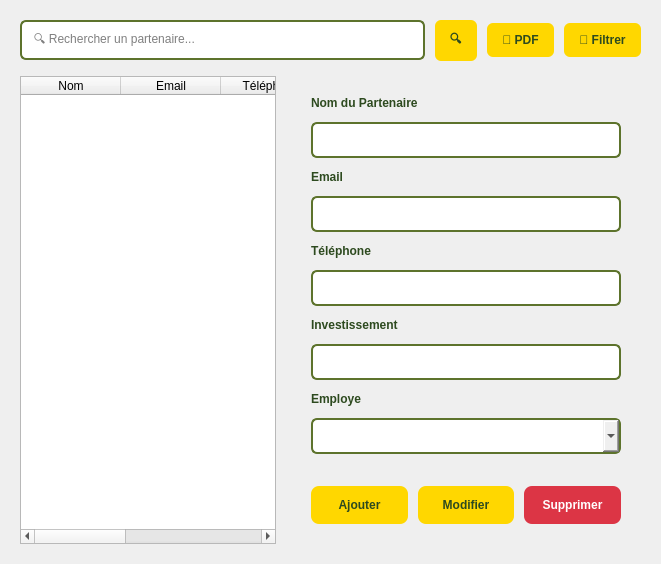
          <widget class="QWidget" name="partnersListTab">
           <attribute name="title">
            <string>Liste des Partenaires</string>
           </attribute>
           <layout class="QVBoxLayout">
            <property name="spacing">
             <number>15</number>
            </property>
            <property name="margin" stdset="0">
             <number>20</number>
            </property>
            <item>
             <layout class="QHBoxLayout">
              <property name="spacing">
               <number>10</number>
              </property>
              <item>
               <widget class="QLineEdit" name="searchpartenaireLineEdit">
                <property name="styleSheet">
                 <string>padding: 10px; border: 2px solid #5d732c; border-radius: 6px;</string>
                </property>
                <property name="placeholderText">
                 <string>🔍 Rechercher un partenaire...</string>
                </property>
               </widget>
              </item>
              <item>
               <widget class="QPushButton" name="searchpartenaireButton">
                <property name="styleSheet">
                 <string>background: #ffd700; color: #2d4a1f; border: none; padding: 10px 15px; border-radius: 6px; font-weight: bold;</string>
                </property>
                <property name="text">
                 <string>🔍</string>
                </property>
               </widget>
              </item>
              <item>
               <widget class="QPushButton" name="exportpartenaireButton">
                <property name="styleSheet">
                 <string>background: #ffd700; color: #2d4a1f; border: none; padding: 10px 15px; border-radius: 6px; font-weight: bold;</string>
                </property>
                <property name="text">
                 <string>📄 PDF</string>
                </property>
               </widget>
              </item>
              <item>
               <widget class="QPushButton" name="filterpartenaireButton">
                <property name="styleSheet">
                 <string>background: #ffd700; color: #2d4a1f; border: none; padding: 10px 15px; border-radius: 6px; font-weight: bold;</string>
                </property>
                <property name="text">
                 <string>🔽 Filtrer</string>
                </property>
               </widget>
              </item>
             </layout>
            </item>
            <item>
             <layout class="QHBoxLayout">
              <property name="spacing">
               <number>15</number>
              </property>
              <item>
               <widget class="QTableWidget" name="partnersTable">
                <column>
                 <property name="text">
                  <string>Nom</string>
                 </property>
                </column>
                <column>
                 <property name="text">
                  <string>Email</string>
                 </property>
                </column>
                <column>
                 <property name="text">
                  <string>Téléphone</string>
                 </property>
                </column>
                <column>
                 <property name="text">
                  <string>Type</string>
                 </property>
                </column>
                <column>
                 <property name="text">
                  <string>Statut</string>
                 </property>
                </column>
               </widget>
              </item>
              <item>
               <widget class="QFrame" name="formFramePartenaire">
                <property name="minimumSize">
                 <size>
                  <width>350</width>
                  <height>0</height>
                 </size>
                </property>
                <property name="maximumSize">
                 <size>
                  <width>400</width>
                  <height>16777215</height>
                 </size>
                </property>
                <layout class="QVBoxLayout">
                 <property name="spacing">
                  <number>12</number>
                 </property>
                 <property name="margin" stdset="0">
                  <number>20</number>
                 </property>
                 <item>
                  <widget class="QLabel" name="nameLabel">
                   <property name="styleSheet">
                    <string>color: #2d4a1f; font-weight: bold;</string>
                   </property>
                   <property name="text">
                    <string>Nom du Partenaire</string>
                   </property>
                  </widget>
                 </item>
                 <item>
                  <widget class="QLineEdit" name="namepartenaireLineEdit">
                   <property name="styleSheet">
                    <string>padding: 8px; border: 2px solid #5d732c; border-radius: 6px;</string>
                   </property>
                  </widget>
                 </item>
                 <item>
                  <widget class="QLabel" name="emailLabel">
                   <property name="styleSheet">
                    <string>color: #2d4a1f; font-weight: bold;</string>
                   </property>
                   <property name="text">
                    <string>Email</string>
                   </property>
                  </widget>
                 </item>
                 <item>
                  <widget class="QLineEdit" name="emailpartenaireLineEdit">
                   <property name="styleSheet">
                    <string>padding: 8px; border: 2px solid #5d732c; border-radius: 6px;</string>
                   </property>
                  </widget>
                 </item>
                 <item>
                  <widget class="QLabel" name="phoneLabel">
                   <property name="styleSheet">
                    <string>color: #2d4a1f; font-weight: bold;</string>
                   </property>
                   <property name="text">
                    <string>Téléphone</string>
                   </property>
                  </widget>
                 </item>
                 <item>
                  <widget class="QLineEdit" name="phonepartenaireLineEdit">
                   <property name="styleSheet">
                    <string>padding: 8px; border: 2px solid #5d732c; border-radius: 6px;</string>
                   </property>
                  </widget>
                 </item>
                 <item>
                  <widget class="QLabel" name="typeLabel">
                   <property name="styleSheet">
                    <string>color: #2d4a1f; font-weight: bold;</string>
                   </property>
                   <property name="text">
                    <string>Investissement</string>
                   </property>
                  </widget>
                 </item>
                 <item>
                  <widget class="QLineEdit" name="investissementpartenaireLineEdit">
                   <property name="styleSheet">
                    <string>padding: 8px; border: 2px solid #5d732c; border-radius: 6px;</string>
                   </property>
                  </widget>
                 </item>
                 <item>
                  <widget class="QLabel" name="statusLabel_2">
                   <property name="styleSheet">
                    <string>color: #2d4a1f; font-weight: bold;</string>
                   </property>
                   <property name="text">
                    <string>Employe</string>
                   </property>
                  </widget>
                 </item>
                 <item>
                  <widget class="QComboBox" name="employeComboBox">
                   <property name="styleSheet">
                    <string>padding: 8px; border: 2px solid #5d732c; border-radius: 6px;</string>
                   </property>
                  </widget>
                 </item>
                 <item>
                  <spacer>
                   <property name="orientation">
                    <enum>Qt::Orientation::Vertical</enum>
                   </property>
                   <property name="sizeHint" stdset="0">
                    <size>
                     <width>0</width>
                     <height>20</height>
                    </size>
                   </property>
                  </spacer>
                 </item>
                 <item>
                  <layout class="QHBoxLayout">
                   <property name="spacing">
                    <number>10</number>
                   </property>
                   <item>
                    <widget class="QPushButton" name="addpartenaireButton">
                     <property name="styleSheet">
                      <string>background: #ffd700; color: #2d4a1f; border: none; padding: 12px; border-radius: 8px; font-weight: bold;</string>
                     </property>
                     <property name="text">
                      <string>Ajouter</string>
                     </property>
                    </widget>
                   </item>
                   <item>
                    <widget class="QPushButton" name="updatepartenaireButton">
                     <property name="styleSheet">
                      <string>background: #ffd700; color: #2d4a1f; border: none; padding: 12px; border-radius: 8px; font-weight: bold;</string>
                     </property>
                     <property name="text">
                      <string>Modifier</string>
                     </property>
                    </widget>
                   </item>
                   <item>
                    <widget class="QPushButton" name="deletepartenaireButton">
                     <property name="styleSheet">
                      <string>background: #dc3545; color: white; border: none; padding: 12px; border-radius: 8px; font-weight: bold;</string>
                     </property>
                     <property name="text">
                      <string>Supprimer</string>
                     </property>
                    </widget>
                   </item>
                  </layout>
                 </item>
                </layout>
               </widget>
              </item>
             </layout>
            </item>
           </layout>
          </widget>
